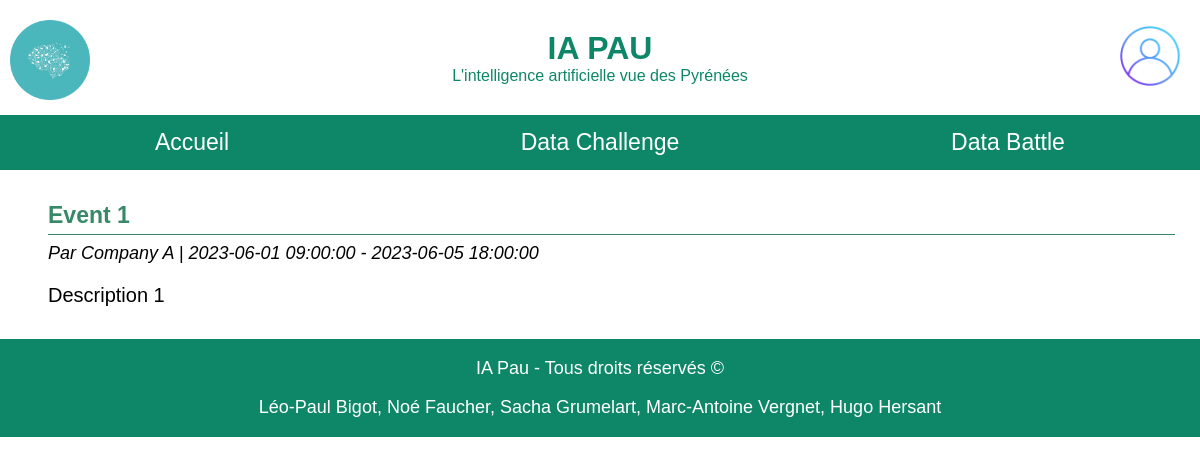
Page /php/dataEvent/liste-data-events.php?typeDataEvent=challenge on the earlier database version.
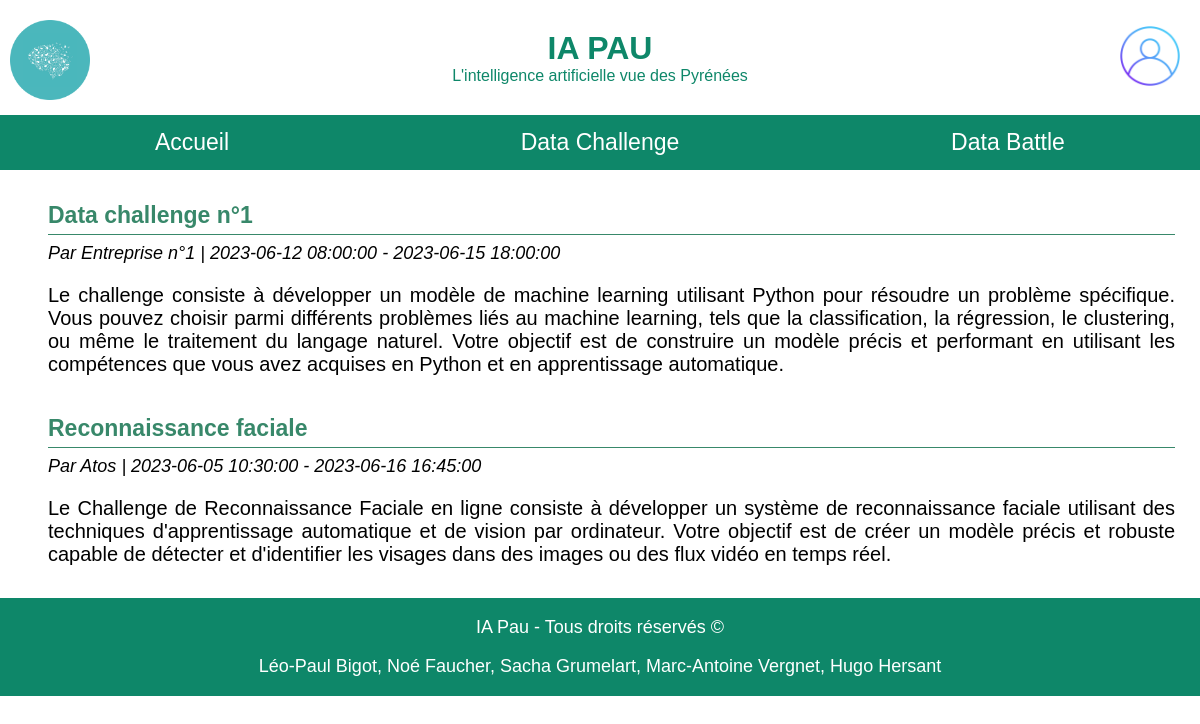
Same page on the later database version.
### tables this page shows
create table DataEvent (
    idDataEvent INTEGER primary key unique not null auto_increment, 
    typeDataEvent ENUM('DataChallenge','DataBattle'),
    dateDebut DATETIME,
    dateFin DATETIME,
    dateCreation DATETIME,
    descript TEXT,
    entreprise VARCHAR(100),
    titre VARCHAR(100),
    donnees TEXT,
    consignes TEXT,
    conseils TEXT,
    idGestionnaire INTEGER,
    foreign key fk_Gestionnaire(idGestionnaire) references Utilisateur(idUtilisateur) on delete cascade
);

### php/bdd.php (called while the page is built, shortened)
<?php
function getAllFromRequest($mysqlClient,$request) {
    try {
        $statement = $mysqlClient->prepare($request);
        $statement->execute();
        $tableau = $statement->fetchAll();
        return $tableau;
    }
    catch(Exception $e) {
        die('Erreur : ' . $e->getMessage());
    }
}
?>

### php/dataEvent/liste-data-events.php (the view, shortened to what this page needs)
<?php
    include("../bdd.php");
?>
<!DOCTYPE HTML>
<html>
    <head>
        <link rel="stylesheet" type="text/css" href="/css/general-data-event.css" />
        <link rel="stylesheet" type="text/css" href="/css/header.css" />
        <link rel="stylesheet" type="text/css" href="/css/liste-data-events.css" />
    </head>
    <body>
        <?php
            include("../header.php");
            $conn = connexion($serveur, $bdd, $user, $pass);
            $requeteDataEvents = "SELECT * FROM DataEvent";
            $resultatDataEvents = getAllFromRequest($conn, $requeteDataEvents);
        ?>
        <main>
            <?php
                $conn = connexion($serveur, $bdd, $user, $pass);
                if ($_GET["typeDataEvent"] == "challenge") {
                    $requete = "SELECT * FROM DataEvent WHERE typeDataEvent='DataChallenge';";
                    $resultat = getAllFromRequest($conn, $requete);
                }
                else if ($_GET["typeDataEvent"] == "battle") {
                    $requete = "SELECT * FROM DataEvent WHERE typeDataEvent='DataBattle';";
                    $resultat = getAllFromRequest($conn, $requete);
                }
                echo "
                <div id='liste-events'>";
                foreach ($resultat as $dataEvent) {
                    echo "
                    <div class='event'>
                        <a href='data-event.php?idDataEvent=".$dataEvent["idDataEvent"]."'>
                            <div class='titre-event'>
                                <span>".$dataEvent["titre"]."</span>
                            </div>
                            <p class='infos-entreprise-dates'>Par ".$dataEvent["entreprise"]." | ".$dataEvent["dateDebut"]." - ".$dataEvent["dateFin"]."</p>
                            <p>".$dataEvent["descript"]."</p>
                        </a>
                    </div>";
                }
                echo "
                </div>";
            ?>
        </main>
        <?php
            include("../footer.php");
        ?>
    </body>
</html>

### php/header.php (shortened to what this page needs)
<head>
</head>
<header>
    <div class="banniere">
        <a href="/index.php">
            <img src="/img/iapau_round.png" id="logo"/>
        </a>
        <div class="text"></a>
            <h1>IA PAU</h1>
            <p>L'intelligence artificielle vue des Pyrénées</p>
        </div>
        <div id="profilHeader">
            <a href=<?php if ($_SESSION["estConnecte"]) {echo("/php/profil/profil.php");} else { echo("/php/connexion/connexion.php");}?>> <img id="Client" src="/img/Client.png" alt="Client"/> </a>
        </div>
    </div>
    <div class="menu-banniere">
        <a href="/index.php">Accueil</a>
        <a href="/php/dataEvent/liste-data-events.php?typeDataEvent=challenge">Data Challenge</a>
        <a href="/php/dataEvent/liste-data-events.php?typeDataEvent=battle">Data Battle</a>
    </div>
</header>

### php/footer.php
<footer>
    <link rel="stylesheet" type="text/css" href="/css/footer.css" />
    <p>IA Pau - Tous droits réservés ©</p>
    <p>Léo-Paul Bigot, Noé Faucher, Sacha Grumelart, Marc-Antoine Vergnet, Hugo Hersant</p>
</footer>

### css/general-data-event.css (style rules this page uses)
a { text-decoration: none; }
body { margin: 0px; padding: 0px; }
main { font-family: "Montserrat", sans-serif; margin: 25px; }

### css/header.css (style rules this page uses)
body { margin: 0; font-family: "montserrat", sans-serif; }
.banniere { background-color: white; display: flex; align-items: center; justify-content: center; text-align: center; paddING: 20px; }
.banniere p { color: #0E8769; text-align: center; margin-top: 0; margin-bottom: 10px; }
.menu-banniere a { color: white; font-size: 23px; padding: 14px 5%; min-width: 34%; text-decoration: none; transition: 0.4s ease; box-sizing: border-box; }
.menu-banniere { background-color: #0E8769; display: flex; align-items: center; justify-content: center; text-align: center; overflow: hidden; }
.banniere h1 { color: #0E8769; font-family: "montserrat", sans-serif; text-align: center; display: inline-block; margin-top: 10px; margin-bottom: 0; }
#profilHeader { position: absolute; display: flex; right: 10px; align-items: center; }
#Client { top: 30px; height: 60px; padding: 10px; }
#logo { position: absolute; top: 20px; left: 10px; height: 80px; }

### css/liste-data-events.css (style rules this page uses)
#liste-events a { text-decoration: none; color: black; transition: 0.3s ease; }
#liste-events .event { border-left: 3px solid rgba(255, 255, 255, 0); transition: 0.3s ease; }
#liste-events .event { padding-top: 7px; padding-bottom: 7px; margin-top: 10px; margin-bottom: 25px; padding-left: 20px; font-size: 20px; text-align: justify; }
#liste-events .event .titre-event { font-weight: bold; font-size: 20px; border-bottom: 1px solid rgb(56, 136, 106); padding-bottom: 5px; color: rgb(56, 136, 106); font-size: 23px; }
#liste-events .event p { margin-bottom: 0px; }
#liste-events .event .infos-entreprise-dates { font-style: italic; font-size: 18px; margin-top: 8px; }

### css/footer.css (style rules this page uses)
footer { font-family: "montserrat", sans-serif; padding: 1px 0px; background-color: #0E8769; width: 100%; text-align: center; font-size: 18px; color: white; margin: 0px; }

Differences in the rows shown:
removed dataevent: titre "Event 1", entreprise "Company A", dateDebut "2023-06-01 09:00:00", dateFin "2023-06-05 18:00:00", descript "Description 1"
added dataevent: titre "Data challenge n°1", entreprise "Entreprise n°1", dateDebut "2023-06-12 08:00:00", dateFin "2023-06-15 18:00:00", descript "Le challenge consiste à développer un modèle de machine learning utilisant Python pour résoudre un problème spécifique. Vous pouvez choisir parmi différents problèmes liés au machine learning, tels que la classification, la régression, le clustering, ou même le traitement du langage naturel. Votre objectif est de construire un modèle précis et performant en utilisant les compétences que vous avez acquises en Python et en apprentissage automatique."
now on this page (row edited): dataevent: titre "Reconnaissance faciale", entreprise "Atos", dateDebut "2023-06-05 10:30:00", dateFin "2023-06-16 16:45:00", descript "Le Challenge de Reconnaissance Faciale en ligne consiste à développer un système de reconnaissance faciale utilisant des techniques d'apprentissage automatique et de vision par ordinateur. Votre objectif est de créer un modèle précis et robuste capable de détecter et d'identifier les visages dans des images ou des flux vidéo en temps réel."
